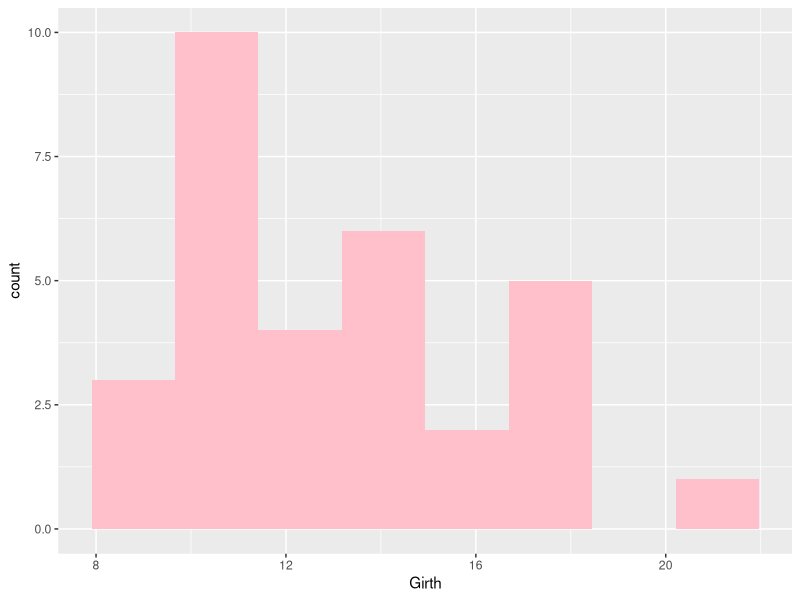
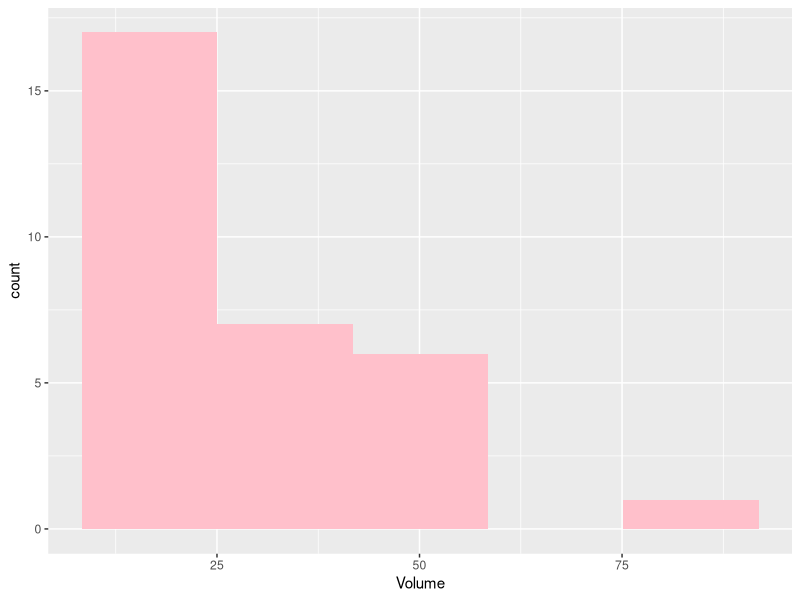
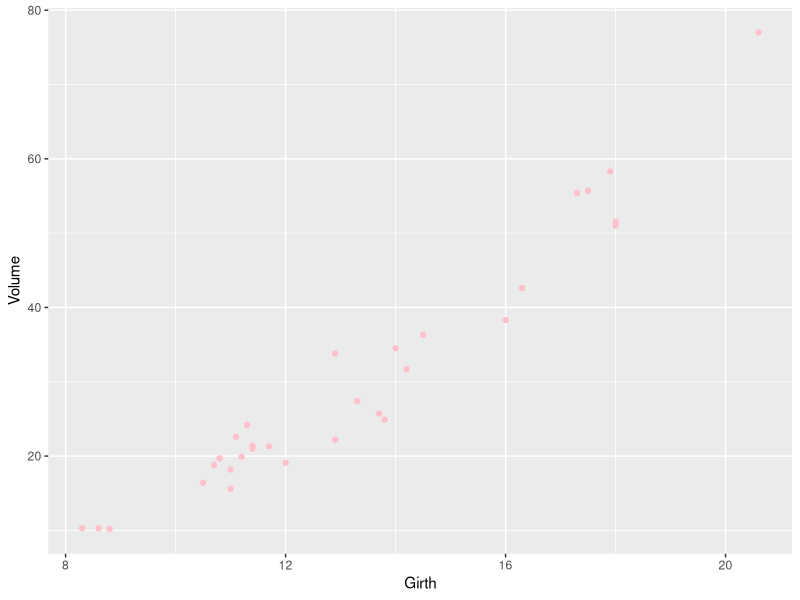

These charts were generated, in order, by the following R code:
## ---- chunk 1
library(ggplot2)
data("trees")
head(trees)
## ---- chunk 2
girth_hist <- ggplot(data = trees, mapping = aes(x = Girth)) +
  geom_histogram(fill = "pink", bins=8)
girth_hist
## ---- chunk 3
vol_hist <- ggplot(data = trees, mapping = aes(x = Volume)) +
  geom_histogram(fill = "pink",bins= 5)
vol_hist
## ---- chunk 4
girth_vol_scatterplot <- ggplot(data = trees, aes(x = Girth, y = Volume)) + geom_point(color="pink")
girth_vol_scatterplot
## ---- chunk 5
vol_test <- shapiro.test(trees$Volume)
vol_test
# The reported p-value is 0.0036. Since p-value < 0.05 the Volume is not normally distributed. Null hypothesis of normality is rejected.
## ---- chunk 6
girth_test <- shapiro.test(trees$Girth)
girth_test
# The reported p-value is 0.089. Since p-value > 0.05 the Girth is normally distributed. Failed to reject null hypothesis of normality.
